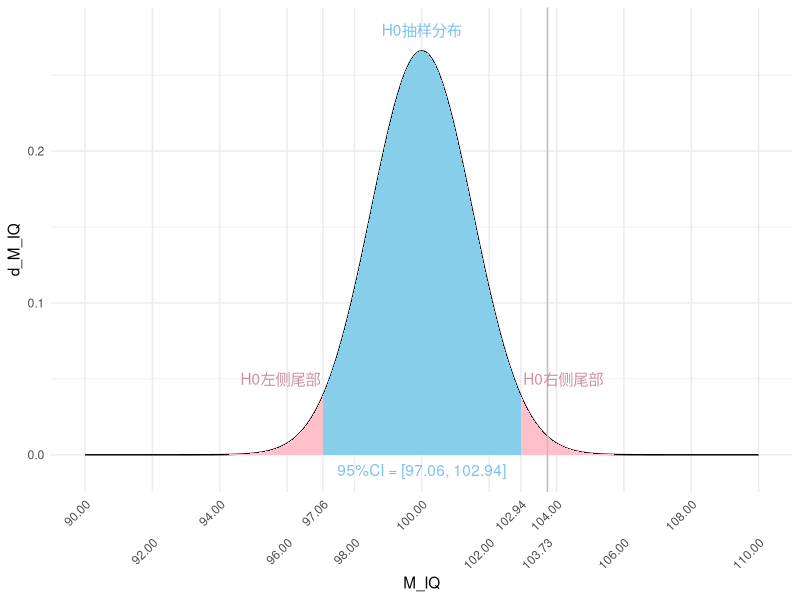
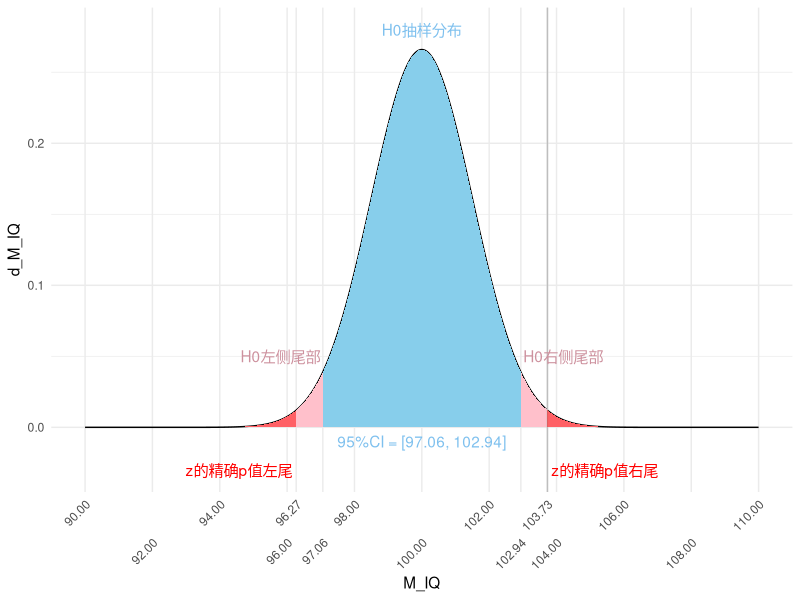
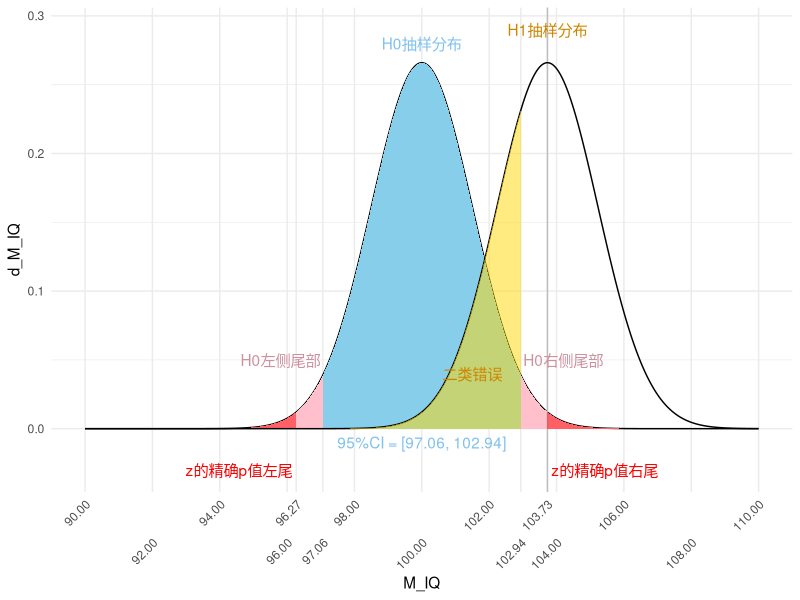

The R source for these figures, in order:
## ---- chunk 1
#| message: false
library(tidyverse)
library(pwr)
## ---- chunk 2
# 实际总体的均值
miuH1 <- 103
# 实际总体的标准差
sigma <- 15
# 实际样本的样本量
n <- 100
## ---- chunk 3
# 设定随机种子值以保证结果可重复
set.seed(20250530)
# 将ID与IQ合并在数据框dat_population中
dat_population <- data.frame(
  # 10000人的编号ID
  ID = seq(1, 10000, 1), 
  # 10000人的IQ得分
  IQ = rnorm(10000, miuH1, sigma)
  )
## ---- chunk 4
dat_sample <- dat_population |> 
  slice_sample(n = n)
## ---- chunk 5
#| output: asis
#样本的IQ的均值
M_IQ_SAMPLE <- round(mean(dat_sample$IQ), 2)
#样本的IQ的标准差
SD_IQ_SAMPLE <- round(sd(dat_sample$IQ), 2)
paste0("该样本IQ的均值为", M_IQ_SAMPLE, "， 标准差为", SD_IQ_SAMPLE,"。")
## ---- chunk 6
# 假设总体抽样分布的作图数据
datH0 <- data.frame(
  # 横坐标为IQ均值
  M_IQ_H0 = seq(90, 110, 0.01),
  # 纵坐标为相应的IQ均值的概率
  d_M_IQ_H0 = dnorm(seq(90, 110, 0.01), 100, sigma/sqrt(n))
)
# 95%CI下限
LLCI_H0 <- round(qnorm(0.025, 100, sigma/sqrt(n)), 2)
# 95%CI上限
ULCI_H0 <- round(qnorm(0.975, 100, sigma/sqrt(n)), 2)
# 95%CI作图数据
datH095CI <- datH0[(datH0$M_IQ_H0 >= LLCI_H0) & (datH0$M_IQ_H0 <= ULCI_H0), ]
# 左侧尾部作图数据
datH0LeftTail <- datH0[datH0$M_IQ_H0 <= LLCI_H0, ]
# 右侧尾部作图数据
datH0RightTail <- datH0[datH0$M_IQ_H0 >= ULCI_H0, ]
# 作图
H0plot <- ggplot(datH0, aes(M_IQ_H0, d_M_IQ_H0)) +
  geom_path() +
  geom_area(data = datH095CI, fill = "skyblue") +
  geom_area(data = datH0LeftTail, fill = "pink") +
  geom_area(data = datH0RightTail, fill = "pink") +
  geom_vline(xintercept = M_IQ_SAMPLE, color = "gray") +
  geom_text(aes(label = label), 
            color = "pink3",
            data = data.frame(
            M_IQ_H0 = c(95.8, 104.2), 
            d_M_IQ_H0 = c(0.05, 0.05), 
            label = c("H0左侧尾部", "H0右侧尾部"))
            ) +
  geom_text(aes(label = label), 
            color = "skyblue2",
            data = data.frame(
            M_IQ_H0 = 100, 
            d_M_IQ_H0 = -0.01, 
            label = paste0("95%CI = [", LLCI_H0, ", ", ULCI_H0, "]"))
            ) +
  geom_text(aes(label = label), 
            color = "skyblue2",
            data = data.frame(
            M_IQ_H0 = 100, 
            d_M_IQ_H0 = 0.28, 
            label = "H0抽样分布")
            ) +
  scale_x_continuous(
    name = "M_IQ",
    breaks = c(90, 92, 94, 96, 
               LLCI_H0, 
               98, 100, 102, 
               ULCI_H0, 
               M_IQ_SAMPLE, 
               104, 106, 108, 110),
    guide = guide_axis(angle = 45, n.dodge = 2),
    minor_breaks = NULL) +
  scale_y_continuous(name = "d_M_IQ") +
  theme_minimal()
H0plot
## ---- chunk 7
#| output: asis
z <- (mean(dat_sample$IQ) - 100)/(sigma/sqrt(n))
pz <- (1 - pnorm(z))*2
paste0("*z* =", z, " , *p* =", pz, "。")
## ---- chunk 8
#| message: false
# z的精确p值左侧尾部作图数据
datH0PzLeftTail <- datH0[datH0$M_IQ_H0 <= (200 - M_IQ_SAMPLE), ]
# z的精确p值右侧尾部作图数据
datH0PzRightTail <- datH0[datH0$M_IQ_H0 >= M_IQ_SAMPLE, ]
H0plot2 <- H0plot +
  geom_area(data = datH0PzLeftTail, fill = "red", alpha = 0.5) +
  geom_area(data = datH0PzRightTail, fill = "red", alpha = 0.5) +
  geom_text(aes(label = label), 
            color = "red",
            data = data.frame(
              M_IQ_H0 = c(198.3 - M_IQ_SAMPLE, M_IQ_SAMPLE + 1.7), 
              d_M_IQ_H0 = c(-0.03, -0.03), 
              label = c("z的精确p值左尾", "z的精确p值右尾"))
            ) +
  scale_x_continuous(
    name = "M_IQ",
    breaks = c(90, 92, 94, 96, 
               200 - M_IQ_SAMPLE, 
               LLCI_H0, 
               98, 100, 102, 
               ULCI_H0, 
               M_IQ_SAMPLE, 
               104, 106, 108, 110),
    guide = guide_axis(angle = 45, n.dodge = 2),
    minor_breaks = NULL
    )
H0plot2
## ---- chunk 9
#| output: asis
t <- (mean(dat_sample$IQ) - 100)/(sd(dat_sample$IQ)/sqrt(n))
pt <- (1 - pt(t, df = n - 1))*2
paste0("*t* = ", t, ", *p* = ", pt, "。")
## ---- chunk 10
t.test(dat_sample$IQ, mu = 100)
## ---- chunk 11
#| message: false
# 横坐标为IQ均值
M_IQ_H1 <- c(seq(90, 110, 0.01))
# 纵坐标为相应的IQ均值的概率
d_M_IQ_H1 <- dnorm(M_IQ_H1, M_IQ_SAMPLE, sigma/sqrt(n))
# 假设总体抽样分布的作图数据
datH1 <- data.frame(M_IQ_H1, d_M_IQ_H1)
# beta
datBeta <- datH1[datH1$M_IQ >= LLCI_H0 & datH1$M_IQ <= ULCI_H0, ]
# 作图
H0H1plot <- H0plot2 +
  geom_path(aes(M_IQ_H1, d_M_IQ_H1), data = datH1) +
  geom_area(aes(M_IQ_H1, d_M_IQ_H1), data = datBeta, 
            fill = "gold", alpha = 0.5) +
  geom_text(aes(x = M_IQ_H1, y = d_M_IQ_H1, label = label),
            colour = "orange3",
            data = data.frame(
              M_IQ_H1 = 101.5, 
              d_M_IQ_H1 = 0.04, 
              label = "二类错误")
            ) +
    geom_text(aes(x = M_IQ_H1, y = d_M_IQ_H1, label = label),
              color = "orange3",
              data = data.frame(
              M_IQ_H1 = M_IQ_SAMPLE, 
              d_M_IQ_H1 = 0.29, 
              label = "H1抽样分布")
            ) +
    scale_x_continuous(
      name = "M_IQ",
      breaks = c(90, 92, 94, 96, 200 - M_IQ_SAMPLE, LLCI_H0, 98, 100, 102, ULCI_H0, M_IQ_SAMPLE, 104, 106, 108, 110),
      guide = guide_axis(angle = 45, n.dodge = 2),
      minor_breaks = NULL
    )
H0H1plot
## ---- chunk 12
beta <- pnorm(q = qnorm(0.975, 100, sigma/sqrt(n)), 
              M_IQ_SAMPLE, 
              sigma/sqrt(n)) - pnorm(q = qnorm(0.025, 
                                               100, 
                                               sigma/sqrt(n)), 
                                     M_IQ_SAMPLE, 
                                     sigma/sqrt(n))
beta
## ---- chunk 13
power <- 1 - beta
power
## ---- chunk 14
library(pwr)
# 计算效应量Cohen's d
d <- (M_IQ_SAMPLE - 100)/15
# 计算统计检验力
pwr.norm.test(d = d, n = n, alternative = "two.sided")
